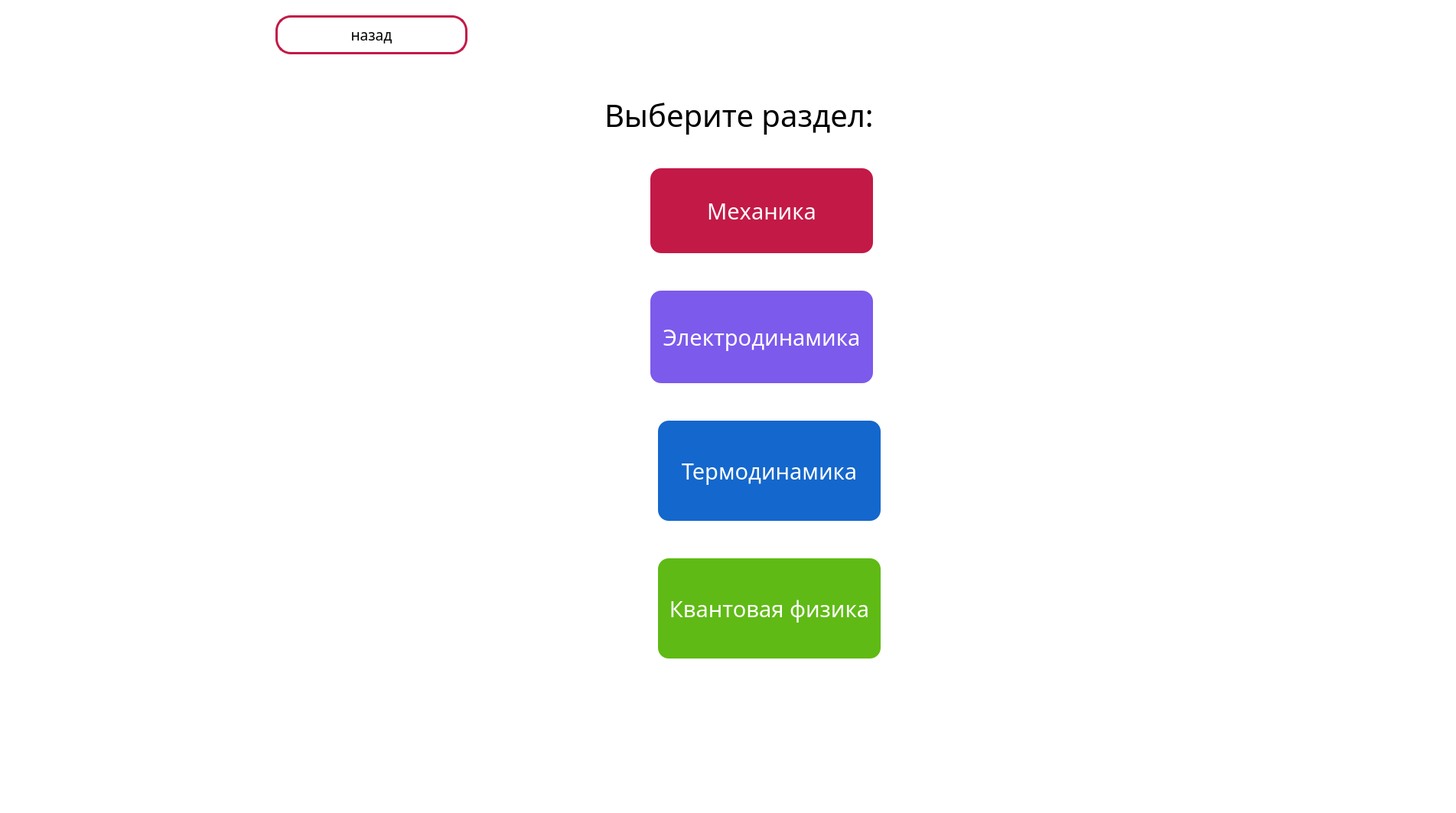
<?xml version="1.0" encoding="UTF-8"?>
<ui version="4.0">
 <class>MainWindow</class>
 <widget class="QMainWindow" name="MainWindow">
  <property name="geometry">
   <rect>
    <x>0</x>
    <y>0</y>
    <width>1903</width>
    <height>1063</height>
   </rect>
  </property>
  <property name="windowTitle">
   <string>MainWindow</string>
  </property>
  <property name="styleSheet">
   <string notr="true">background-color: rgb(255, 255, 255);</string>
  </property>
  <widget class="QWidget" name="centralwidget">
   <widget class="QLabel" name="label">
    <property name="geometry">
     <rect>
      <x>790</x>
      <y>120</y>
      <width>371</width>
      <height>61</height>
     </rect>
    </property>
    <property name="font">
     <font>
      <family>Sitka Text Semibold</family>
      <pointsize>30</pointsize>
      <weight>7</weight>
      <italic>false</italic>
      <bold>false</bold>
     </font>
    </property>
    <property name="styleSheet">
     <string notr="true">font: 63 30pt &quot;Sitka Text Semibold&quot;;</string>
    </property>
    <property name="text">
     <string>Выберите раздел:</string>
    </property>
   </widget>
   <widget class="QPushButton" name="mechButton">
    <property name="geometry">
     <rect>
      <x>850</x>
      <y>220</y>
      <width>291</width>
      <height>111</height>
     </rect>
    </property>
    <property name="font">
     <font>
      <family>Sitka Text Semibold</family>
      <pointsize>22</pointsize>
      <weight>7</weight>
      <italic>false</italic>
      <bold>false</bold>
     </font>
    </property>
    <property name="styleSheet">
     <string notr="true">background-color: rgb(195, 25, 70);
font: 63 22pt &quot;Sitka Text Semibold&quot;;
color: rgb(255, 255, 255);
	border-radius: 14px;</string>
    </property>
    <property name="text">
     <string>Механика</string>
    </property>
   </widget>
   <widget class="QPushButton" name="mktButton">
    <property name="geometry">
     <rect>
      <x>860</x>
      <y>550</y>
      <width>291</width>
      <height>131</height>
     </rect>
    </property>
    <property name="font">
     <font>
      <family>Sitka Text Semibold</family>
      <pointsize>22</pointsize>
      <weight>7</weight>
      <italic>false</italic>
      <bold>false</bold>
     </font>
    </property>
    <property name="styleSheet">
     <string notr="true">background-color: rgb(20, 103, 204);
color: rgb(255, 255, 255);
font: 63 22pt &quot;Sitka Text Semibold&quot;;
	border-radius: 14px;</string>
    </property>
    <property name="text">
     <string>Термодинамика</string>
    </property>
   </widget>
   <widget class="QPushButton" name="elButton">
    <property name="geometry">
     <rect>
      <x>850</x>
      <y>380</y>
      <width>291</width>
      <height>121</height>
     </rect>
    </property>
    <property name="font">
     <font>
      <family>Sitka Text Semibold</family>
      <pointsize>22</pointsize>
      <weight>7</weight>
      <italic>false</italic>
      <bold>false</bold>
     </font>
    </property>
    <property name="styleSheet">
     <string notr="true">font: 63 22pt &quot;Sitka Text Semibold&quot;;
background-color: rgb(124, 90, 236);
color: rgb(255, 255, 255);
	border-radius: 14px;</string>
    </property>
    <property name="text">
     <string>Электродинамика</string>
    </property>
   </widget>
   <widget class="QPushButton" name="quantButton">
    <property name="geometry">
     <rect>
      <x>860</x>
      <y>730</y>
      <width>291</width>
      <height>131</height>
     </rect>
    </property>
    <property name="font">
     <font>
      <family>Sitka Text Semibold</family>
      <pointsize>22</pointsize>
      <weight>7</weight>
      <italic>false</italic>
      <bold>false</bold>
     </font>
    </property>
    <property name="styleSheet">
     <string notr="true">background-color: rgb(95, 186, 21);
color: rgb(255, 255, 255);
font: 63 22pt &quot;Sitka Text Semibold&quot;;
	border-radius: 14px;</string>
    </property>
    <property name="text">
     <string>Квантовая физика</string>
    </property>
   </widget>
   <widget class="QLabel" name="logoLabel">
    <property name="geometry">
     <rect>
      <x>10</x>
      <y>0</y>
      <width>331</width>
      <height>91</height>
     </rect>
    </property>
    <property name="text">
     <string/>
    </property>
   </widget>
   <widget class="QPushButton" name="backButton">
    <property name="geometry">
     <rect>
      <x>360</x>
      <y>20</y>
      <width>251</width>
      <height>51</height>
     </rect>
    </property>
    <property name="font">
     <font>
      <family>Sitka Text Semibold</family>
      <pointsize>14</pointsize>
      <weight>7</weight>
      <italic>false</italic>
      <bold>false</bold>
     </font>
    </property>
    <property name="styleSheet">
     <string notr="true">background-color: rgba(255, 255, 255);
                color: rgb(0, 0, 0);
                font: 63 14pt &quot;Sitka Text Semibold&quot;;
                border-radius: 20px;

                border-width:3px;
                border-style: solid;
                border-color: rgb(195, 25, 70);</string>
    </property>
    <property name="text">
     <string>назад</string>
    </property>
   </widget>
  </widget>
  <widget class="QMenuBar" name="menubar">
   <property name="geometry">
    <rect>
     <x>0</x>
     <y>0</y>
     <width>1903</width>
     <height>21</height>
    </rect>
   </property>
  </widget>
  <widget class="QStatusBar" name="statusbar"/>
 </widget>
 <resources/>
 <connections/>
</ui>
